Frame 1 (no input): blank canvas, image omitted
Frame 60 (no input): blank canvas, image omitted
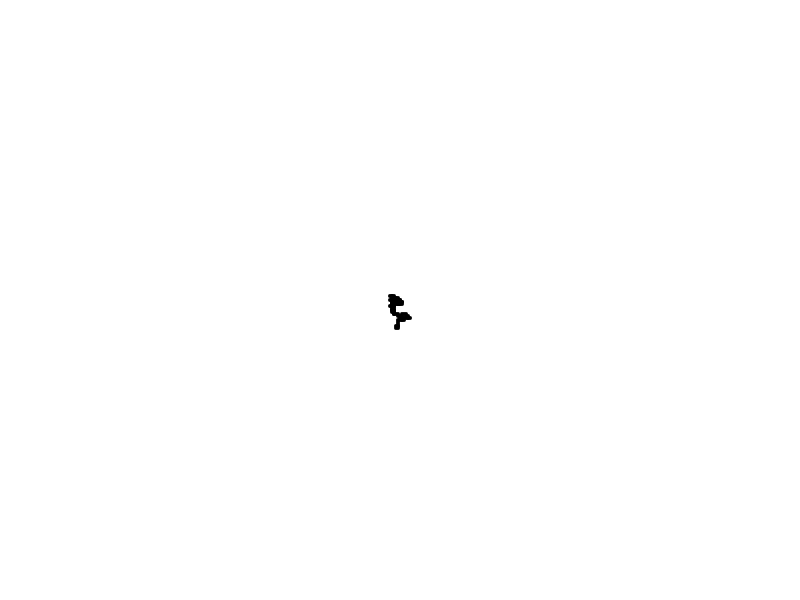
Frame 120 (the mouse pressed at the canvas centre since frame 60)

The p5.js sketch whose frames 1 and 60 were blank and that drew this single picture after the mouse press (run headless with seeded random() and noise() and a simulated clock; from frame 60 on, the mouse is pressed at the canvas centre):

// p5.js sketch
// ── sketch.js
var w;
function setup() {
  createCanvas(800,600);
  background(255);
  w = new Walker();
}

function draw() {
  w.move();
  w.show()
}
// ── walker.js
class Walker{
    constructor(){
        this.x = (width/2);
        this.y = (height/2);
        this.speed = 2;
    }
    move(){
        var choice = int(random(4));
        if(choice == 0){
            this.x += this.speed;
        }else if(choice == 1){
            this.x -= this.speed;
        }else if(choice == 2){
            this.y += this.speed;
        }else{
            this.y -= this.speed;
        }
        this.x = constrain(this.x, 0, width-10);
        this.y = constrain(this.y, 0, height-10);
    }
    show(){
        strokeWeight(4);
        stroke(0);
        point(this.x,this.y);
    }

}
